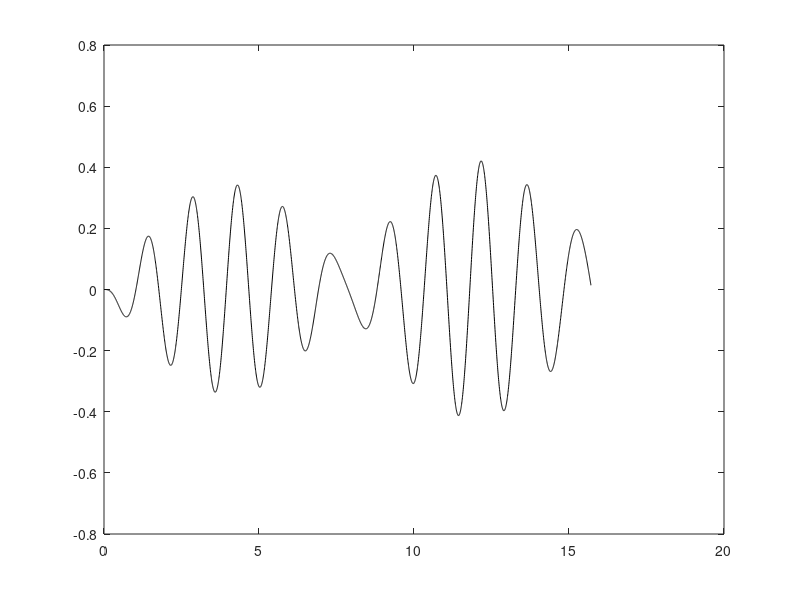
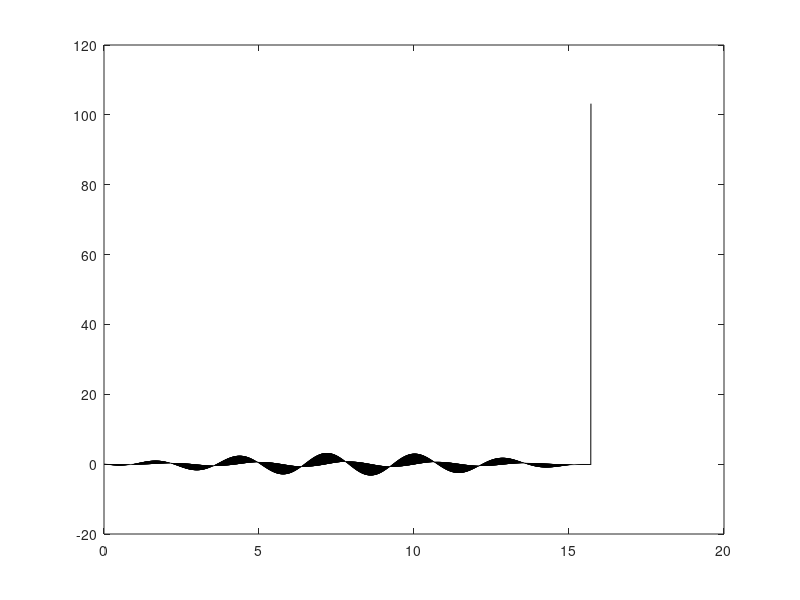

MATLAB code to generate these figures, in order:
function parcial 

    %Definiciones

    t0 = 0.000;
    tf = 15.7080;
    N = 3000;
    dt = (tf - t0)/N;
    dim = N + 1;

    y = zeros(2, N);
    x = zeros(1, N);

    y(1) = 0;
    y(2) = 0;
    t(1) = 0;

    %Euler

    for i=1 : dim - 1
        k1 = dt * f_pend(t(i),y(:,i));
        y(:,i+1) = y(:,i) + k1;
        t(i+1) = t(i) + dt;
    endfor

    figure(1)
    plot(t, y(1,:), "black");

    %Derivada

    for i=1 : dim
        if(i==1)
            yprima(i) = (-3/(2*dt)) * y(i) + (4/(2*dt)) * y(i+1) + (-1/(2*dt)) * y(i+2);
        elseif(i<dim)
            yprima(i) = (-1/(2*dt)) * y(i-1) + 0 * y(i) + (1/(2*dt)) * y(i+1);
        else 
            yprima(i) = (3/(2*dt)) * y(i-2) + (-4/(2*dt)) * y(i-1) + (1/(2*dt)) * y(i);
        endif
    endfor

    figure(2)
    plot(t, yprima ,"black");

    %Valores concretos

    display(y(1, dim));
    display(y(2, dim));

    %Integral de Y1*Y1

    I11 = 0;

    for i=1 : dim
        func1(i) = y(1,i) * y(1,i);
        if(i >= 2)
            I11 = I11 + ((func1(i-1) + func1(i))/2) * dt;
        endif
    endfor

    display(I11);

    %Integral I12

    I12 = 0;
    
    for i=1 : dim
        func2(i) = y(1,i) * yprima(1,i);
        if(i >= 2)
            I12 = I12 + ((func2(i-1) + func2(i))/2) * dt;
        endif
    endfor

    display(I12);

    figure(3)

    % I11/I12

    display(I11/I12);



end

function [fy] = f_pend(x,z)

    fy(1,1) = z(2);
    fy(2,1) = -(4^2)*z(1) - sin(4.8 * x);

end